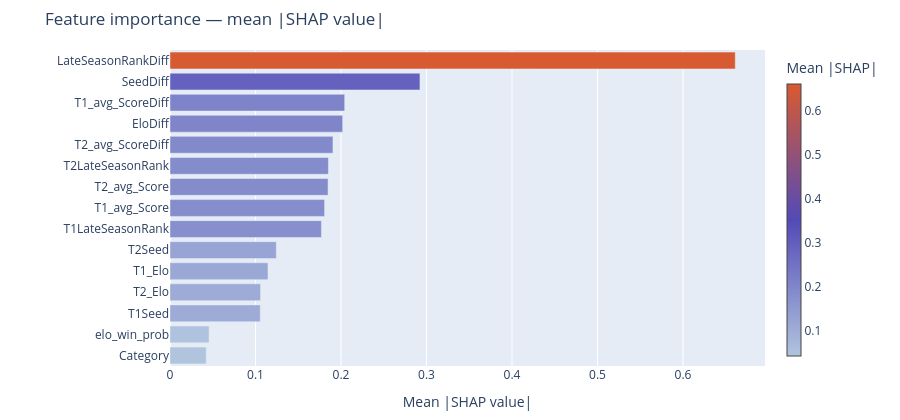
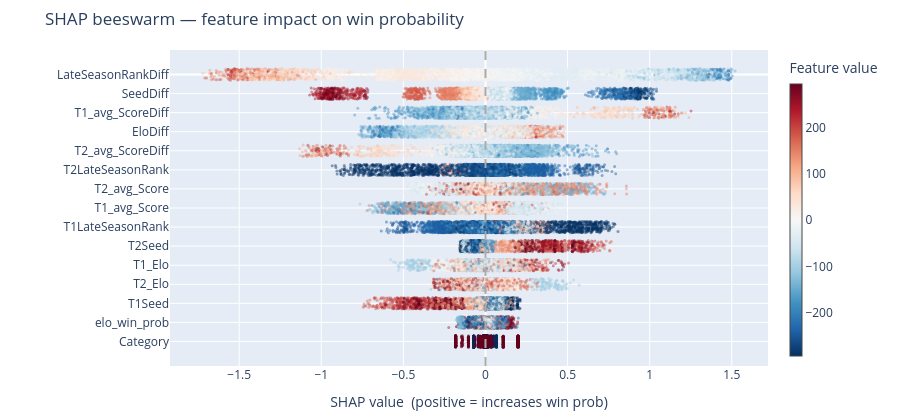
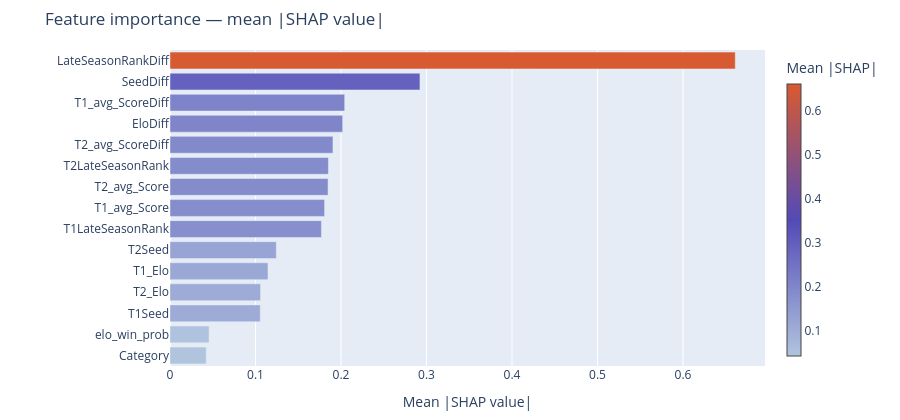

These figures' notebook cell, in order:
### Markdown cell above
### Feature importance with Shapely values?

**NOTE FOR SHARIQ, YOU MIGHT INVESTIGATE THIS**

### Code cell
# ═══════════════════════════════════════════════════════════════════════════
# HOOK 3 — FEATURE INSPECTOR  (answers the NOTE FOR SHARIQ: SHAP values)
# Appended at the end of the notebook.
# Requires: final_model (XGBClassifier), X_train, minimal_raw_features
# ═══════════════════════════════════════════════════════════════════════════

try:
    import shap
except ImportError:
    import subprocess, sys
    subprocess.check_call([sys.executable, '-m', 'pip', 'install', 'shap', '-q'])
    import shap

print('Computing SHAP values (may take ~10 s)...')
_explainer  = shap.TreeExplainer(final_model)
_shap_vals  = _explainer.shap_values(X_train)        # (n_samples, n_features)
_mean_shap  = np.abs(_shap_vals).mean(axis=0)         # mean |SHAP| per feature
print('Done!')

out_feat = Output()

_FEAT = minimal_raw_features

_slider_topn = widgets.IntSlider(
    value=len(_FEAT), min=3, max=len(_FEAT), step=1,
    description='Top-N:', style={'description_width':'58px'},
    layout=Layout(width='340px'),
)
_toggle_view = widgets.ToggleButtons(
    options=['Bar chart', 'Beeswarm', 'Dependence'],
    description='View:', style={'description_width':'50px', 'button_width':'105px'},
)
_dd_dep = widgets.Dropdown(
    options=_FEAT, value=_FEAT[int(np.argmax(_mean_shap))],
    description='Feature:', style={'description_width':'68px'},
    layout=Layout(width='310px', display='none'),
)

def _plot_features(change=None):
    n    = _slider_topn.value
    view = _toggle_view.value
    order     = np.argsort(_mean_shap)[::-1][:n]
    top_feats = [_FEAT[i] for i in order]
    top_vals  = [_mean_shap[i] for i in order]

    with out_feat:
        clear_output(wait=True)

        if view == 'Bar chart':
            fig = go.Figure(go.Bar(
                x=top_vals[::-1],
                y=top_feats[::-1],
                orientation='h',
                marker=dict(
                    color=top_vals[::-1],
                    colorscale=[[0,'#B0C4DE'],[0.5,'#534AB7'],[1,'#D85A30']],
                    showscale=True,
                    colorbar=dict(title='Mean |SHAP|', thickness=14),
                ),
            ))
            fig.update_layout(
                title='Feature importance — mean |SHAP value|',
                xaxis_title='Mean |SHAP value|',
                height=max(320, n * 28),
                margin=dict(l=170, r=20, t=50, b=40),
            )
            fig.show()

        elif view == 'Beeswarm':
            traces = []
            np.random.seed(42)
            for rank, (feat, idx) in enumerate(zip(top_feats, order)):
                sv = _shap_vals[:, idx]
                fv = X_train[:, idx]
                jitter = np.random.uniform(-0.3, 0.3, len(sv))
                traces.append(go.Scatter(
                    x=sv, y=rank + jitter, mode='markers',
                    marker=dict(
                        size=3, opacity=0.45,
                        color=fv, colorscale='RdBu_r',
                        showscale=(rank == 0),
                        colorbar=dict(title='Feature value', thickness=12, x=1.02),
                    ),
                    name=feat, showlegend=False,
                ))
            fig = go.Figure(traces)
            fig.add_vline(x=0, line_dash='dash', line_color='#aaa')
            fig.update_layout(
                title='SHAP beeswarm — feature impact on win probability',
                xaxis_title='SHAP value  (positive = increases win prob)',
                yaxis=dict(tickvals=list(range(n)), ticktext=top_feats, autorange='reversed'),
                height=max(320, n * 28),
                margin=dict(l=170, r=80, t=50, b=40),
            )
            fig.show()

        else:  # Dependence
            feat = _dd_dep.value
            if feat not in _FEAT:
                return
            idx  = _FEAT.index(feat)
            sv   = _shap_vals[:, idx]
            fv   = X_train[:, idx]
            # auto-detect best interaction feature
            corrs = [
                abs(np.corrcoef(sv, X_train[:, j])[0, 1]) if j != idx else 0
                for j in range(len(_FEAT))
            ]
            int_idx  = int(np.argmax(corrs))
            int_feat = _FEAT[int_idx]
            iv       = X_train[:, int_idx]

            fig = go.Figure(go.Scatter(
                x=fv, y=sv, mode='markers',
                marker=dict(
                    size=4, opacity=0.5,
                    color=iv, colorscale='Plasma',
                    showscale=True,
                    colorbar=dict(title=int_feat, thickness=13),
                ),
            ))
            fig.add_hline(y=0, line_dash='dash', line_color='#aaa')
            fig.update_layout(
                title=f'SHAP dependence: {feat}  (colour = {int_feat})',
                xaxis_title=feat,
                yaxis_title=f'SHAP value for {feat}',
                height=420,
                margin=dict(l=60, r=90, t=60, b=60),
            )
            fig.show()

def _on_view_change(change):
    _dd_dep.layout.display = 'flex' if _toggle_view.value == 'Dependence' else 'none'
    _plot_features()

_slider_topn.observe(_plot_features,   names='value')
_toggle_view.observe(_on_view_change,  names='value')
_dd_dep.observe(_plot_features,        names='value')

display(VBox([
    HTML('<h3 style="margin:0 0 10px">Feature Inspector (SHAP)</h3>'),
    HBox([_toggle_view, _slider_topn]),
    _dd_dep,
    out_feat,
]))
_plot_features()

### Figure 1 — Plotly figure (JSON) as saved in the notebook; plotly's stock layout.template omitted (floating-point values rounded to 4 significant figures)
{"data": [{"marker": {"color": [0.04238, 0.04573, 0.1056, 0.1059, 0.1146, 0.1243, 0.1771, 0.1808, 0.1849, 0.1853, 0.1906, 0.2019, 0.2043, 0.2923, 0.6611], "colorbar": {"thickness": 14, "title": {"text": "Mean |SHAP|"}}, "colorscale": [[0, "#B0C4DE"], [0.5, "#534AB7"], [1, "#D85A30"]], "showscale": true}, "orientation": "h", "type": "bar", "x": [0.04238, 0.04573, 0.1056, 0.1059, 0.1146, 0.1243, 0.1771, 0.1808, 0.1849, 0.1853, 0.1906, 0.2019, 0.2043, 0.2923, 0.6611], "y": ["Category", "elo_win_prob", "T1Seed", "T2_Elo", "T1_Elo", "T2Seed", "T1LateSeasonRank", "T1_avg_Score", "T2_avg_Score", "T2LateSeasonRank", "T2_avg_ScoreDiff", "EloDiff", "T1_avg_ScoreDiff", "SeedDiff", "LateSeasonRankDiff"]}], "layout": {"height": 420, "margin": {"b": 40, "l": 170, "r": 20, "t": 50}, "title": {"text": "Feature importance — mean |SHAP value|"}, "xaxis": {"title": {"text": "Mean |SHAP value|"}}}}

### Figure 2 — Plotly figure (JSON) as saved in the notebook; plotly's stock layout.template omitted (floating-point values rounded to 4 significant figures; data arrays with more than 128 entries replaced by an {"elided": "..."} marker saying what was removed)
{"data": [{"marker": {"color": {"elided": "4552 float values"}, "colorbar": {"thickness": 12, "title": {"text": "Feature value"}, "x": 1.02}, "colorscale": [[0, "rgb(5,48,97)"], [0.1, "rgb(33,102,172)"], [0.2, "rgb(67,147,195)"], [0.3, "rgb(146,197,222)"], [0.4, "rgb(209,229,240)"], [0.5, "rgb(247,247,247)"], [0.6, "rgb(253,219,199)"], [0.7, "rgb(244,165,130)"], [0.8, "rgb(214,96,77)"], [0.9, "rgb(178,24,43)"], [1, "rgb(103,0,31)"]], "opacity": 0.45, "showscale": true, "size": 3}, "mode": "markers", "name": "LateSeasonRankDiff", "showlegend": false, "type": "scatter", "x": {"elided": "4552 float values"}, "y": {"elided": "4552 float values"}}, {"marker": {"color": {"elided": "4552 float values"}, "colorbar": {"thickness": 12, "title": {"text": "Feature value"}, "x": 1.02}, "colorscale": [[0, "rgb(5,48,97)"], [0.1, "rgb(33,102,172)"], [0.2, "rgb(67,147,195)"], [0.3, "rgb(146,197,222)"], [0.4, "rgb(209,229,240)"], [0.5, "rgb(247,247,247)"], [0.6, "rgb(253,219,199)"], [0.7, "rgb(244,165,130)"], [0.8, "rgb(214,96,77)"], [0.9, "rgb(178,24,43)"], [1, "rgb(103,0,31)"]], "opacity": 0.45, "showscale": false, "size": 3}, "mode": "markers", "name": "SeedDiff", "showlegend": false, "type": "scatter", "x": {"elided": "4552 float values"}, "y": {"elided": "4552 float values"}}, {"marker": {"color": {"elided": "4552 float values"}, "colorbar": {"thickness": 12, "title": {"text": "Feature value"}, "x": 1.02}, "colorscale": [[0, "rgb(5,48,97)"], [0.1, "rgb(33,102,172)"], [0.2, "rgb(67,147,195)"], [0.3, "rgb(146,197,222)"], [0.4, "rgb(209,229,240)"], [0.5, "rgb(247,247,247)"], [0.6, "rgb(253,219,199)"], [0.7, "rgb(244,165,130)"], [0.8, "rgb(214,96,77)"], [0.9, "rgb(178,24,43)"], [1, "rgb(103,0,31)"]], "opacity": 0.45, "showscale": false, "size": 3}, "mode": "markers", "name": "T1_avg_ScoreDiff", "showlegend": false, "type": "scatter", "x": {"elided": "4552 float values"}, "y": {"elided": "4552 float values"}}, {"marker": {"color": {"elided": "4552 float values"}, "colorbar": {"thickness": 12, "title": {"text": "Feature value"}, "x": 1.02}, "colorscale": [[0, "rgb(5,48,97)"], [0.1, "rgb(33,102,172)"], [0.2, "rgb(67,147,195)"], [0.3, "rgb(146,197,222)"], [0.4, "rgb(209,229,240)"], [0.5, "rgb(247,247,247)"], [0.6, "rgb(253,219,199)"], [0.7, "rgb(244,165,130)"], [0.8, "rgb(214,96,77)"], [0.9, "rgb(178,24,43)"], [1, "rgb(103,0,31)"]], "opacity": 0.45, "showscale": false, "size": 3}, "mode": "markers", "name": "EloDiff", "showlegend": false, "type": "scatter", "x": {"elided": "4552 float values"}, "y": {"elided": "4552 float values"}}, {"marker": {"color": {"elided": "4552 float values"}, "colorbar": {"thickness": 12, "title": {"text": "Feature value"}, "x": 1.02}, "colorscale": [[0, "rgb(5,48,97)"], [0.1, "rgb(33,102,172)"], [0.2, "rgb(67,147,195)"], [0.3, "rgb(146,197,222)"], [0.4, "rgb(209,229,240)"], [0.5, "rgb(247,247,247)"], [0.6, "rgb(253,219,199)"], [0.7, "rgb(244,165,130)"], [0.8, "rgb(214,96,77)"], [0.9, "rgb(178,24,43)"], [1, "rgb(103,0,31)"]], "opacity": 0.45, "showscale": false, "size": 3}, "mode": "markers", "name": "T2_avg_ScoreDiff", "showlegend": false, "type": "scatter", "x": {"elided": "4552 float values"}, "y": {"elided": "4552 float values"}}, {"marker": {"color": {"elided": "4552 float values"}, "colorbar": {"thickness": 12, "title": {"text": "Feature value"}, "x": 1.02}, "colorscale": [[0, "rgb(5,48,97)"], [0.1, "rgb(33,102,172)"], [0.2, "rgb(67,147,195)"], [0.3, "rgb(146,197,222)"], [0.4, "rgb(209,229,240)"], [0.5, "rgb(247,247,247)"], [0.6, "rgb(253,219,199)"], [0.7, "rgb(244,165,130)"], [0.8, "rgb(214,96,77)"], [0.9, "rgb(178,24,43)"], [1, "rgb(103,0,31)"]], "opacity": 0.45, "showscale": false, "size": 3}, "mode": "markers", "name": "T2LateSeasonRank", "showlegend": false, "type": "scatter", "x": {"elided": "4552 float values"}, "y": {"elided": "4552 float values"}}, {"marker": {"color": {"elided": "4552 float values"}, "colorbar": {"thickness": 12, "title": {"text": "Feature value"}, "x": 1.02}, "colorscale": [[0, "rgb(5,48,97)"], [0.1, "rgb(33,102,172)"], [0.2, "rgb(67,147,195)"], [0.3, "rgb(146,197,222)"], [0.4, "rgb(209,229,240)"], [0.5, "rgb(247,247,247)"], [0.6, "rgb(253,219,199)"], [0.7, "rgb(244,165,130)"], [0.8, "rgb(214,96,77)"], [0.9, "rgb(178,24,43)"], [1, "rgb(103,0,31)"]], "opacity": 0.45, "showscale": false, "size": 3}, "mode": "markers", "name": "T2_avg_Score", "showlegend": false, "type": "scatter", "x": {"elided": "4552 float values"}, "y": {"elided": "4552 float values"}}, {"marker": {"color": {"elided": "4552 float values"}, "colorbar": {"thickness": 12, "title": {"text": "Feature value"}, "x": 1.02}, "colorscale": [[0, "rgb(5,48,97)"], [0.1, "rgb(33,102,172)"], [0.2, "rgb(67,147,195)"], [0.3, "rgb(146,197,222)"], [0.4, "rgb(209,229,240)"], [0.5, "rgb(247,247,247)"], [0.6, "rgb(253,219,199)"], [0.7, "rgb(244,165,130)"], [0.8, "rgb(214,96,77)"], [0.9, "rgb(178,24,43)"], [1, "rgb(103,0,31)"]], "opacity": 0.45, "showscale": false, "size": 3}, "mode": "markers", "name": "T1_avg_Score", "showlegend": false, "type": "scatter", "x": {"elided": "4552 float values"}, "y": {"elided": "4552 float values"}}, {"marker": {"color": {"elided": "4552 float values"}, "colorbar": {"thickness": 12, "title": {"text": "Feature value"}, "x": 1.02}, "colorscale": [[0, "rgb(5,48,97)"], [0.1, "rgb(33,102,172)"], [0.2, "rgb(67,147,195)"], [0.3, "rgb(146,197,222)"], [0.4, "rgb(209,229,240)"], [0.5, "rgb(247,247,247)"], [0.6, "rgb(253,219,199)"], [0.7, "rgb(244,165,130)"], [0.8, "rgb(214,96,77)"], [0.9, "rgb(178,24,43)"], [1, "rgb(103,0,31)"]], "opacity": 0.45, "showscale": false, "size": 3}, "mode": "markers", "name": "T1LateSeasonRank", "showlegend": false, "type": "scatter", "x": {"elided": "4552 float values"}, "y": {"elided": "4552 float values"}}, {"marker": {"color": {"elided": "4552 float values"}, "colorbar": {"thickness": 12, "title": {"text": "Feature value"}, "x": 1.02}, "colorscale": [[0, "rgb(5,48,97)"], [0.1, "rgb(33,102,172)"], [0.2, "rgb(67,147,195)"], [0.3, "rgb(146,197,222)"], [0.4, "rgb(209,229,240)"], [0.5, "rgb(247,247,247)"], [0.6, "rgb(253,219,199)"], [0.7, "rgb(244,165,130)"], [0.8, "rgb(214,96,77)"], [0.9, "rgb(178,24,43)"], [1, "rgb(103,0,31)"]], "opacity": 0.45, "showscale": false, "size": 3}, "mode": "markers", "name": "T2Seed", "showlegend": false, "type": "scatter", "x": {"elided": "4552 float values"}, "y": {"elided": "4552 float values"}}, {"marker": {"color": {"elided": "4552 float values"}, "colorbar": {"thickness": 12, "title": {"text": "Feature value"}, "x": 1.02}, "colorscale": [[0, "rgb(5,48,97)"], [0.1, "rgb(33,102,172)"], [0.2, "rgb(67,147,195)"], [0.3, "rgb(146,197,222)"], [0.4, "rgb(209,229,240)"], [0.5, "rgb(247,247,247)"], [0.6, "rgb(253,219,199)"], [0.7, "rgb(244,165,130)"], [0.8, "rgb(214,96,77)"], [0.9, "rgb(178,24,43)"], [1, "rgb(103,0,31)"]], "opacity": 0.45, "showscale": false, "size": 3}, "mode": "markers", "name": "T1_Elo", "showlegend": false, "type": "scatter", "x": {"elided": "4552 float values"}, "y": {"elided": "4552 float values"}}, {"marker": {"color": {"elided": "4552 float values"}, "colorbar": {"thickness": 12, "title": {"text": "Feature value"}, "x": 1.02}, "colorscale": [[0, "rgb(5,48,97)"], [0.1, "rgb(33,102,172)"], [0.2, "rgb(67,147,195)"], [0.3, "rgb(146,197,222)"], [0.4, "rgb(209,229,240)"], [0.5, "rgb(247,247,247)"], [0.6, "rgb(253,219,199)"], [0.7, "rgb(244,165,130)"], [0.8, "rgb(214,96,77)"], [0.9, "rgb(178,24,43)"], [1, "rgb(103,0,31)"]], "opacity": 0.45, "showscale": false, "size": 3}, "mode": "markers", "name": "T2_Elo", "showlegend": false, "type": "scatter", "x": {"elided": "4552 float values"}, "y": {"elided": "4552 float values"}}, {"marker": {"color": {"elided": "4552 float values"}, "colorbar": {"thickness": 12, "title": {"text": "Feature value"}, "x": 1.02}, "colorscale": [[0, "rgb(5,48,97)"], [0.1, "rgb(33,102,172)"], [0.2, "rgb(67,147,195)"], [0.3, "rgb(146,197,222)"], [0.4, "rgb(209,229,240)"], [0.5, "rgb(247,247,247)"], [0.6, "rgb(253,219,199)"], [0.7, "rgb(244,165,130)"], [0.8, "rgb(214,96,77)"], [0.9, "rgb(178,24,43)"], [1, "rgb(103,0,31)"]], "opacity": 0.45, "showscale": false, "size": 3}, "mode": "markers", "name": "T1Seed", "showlegend": false, "type": "scatter", "x": {"elided": "4552 float values"}, "y": {"elided": "4552 float values"}}, {"marker": {"color": {"elided": "4552 float values"}, "colorbar": {"thickness": 12, "title": {"text": "Feature value"}, "x": 1.02}, "colorscale": [[0, "rgb(5,48,97)"], [0.1, "rgb(33,102,172)"], [0.2, "rgb(67,147,195)"], [0.3, "rgb(146,197,222)"], [0.4, "rgb(209,229,240)"], [0.5, "rgb(247,247,247)"], [0.6, "rgb(253,219,199)"], [0.7, "rgb(244,165,130)"], [0.8, "rgb(214,96,77)"], [0.9, "rgb(178,24,43)"], [1, "rgb(103,0,31)"]], "opacity": 0.45, "showscale": false, "size": 3}, "mode": "markers", "name": "elo_win_prob", "showlegend": false, "type": "scatter", "x": {"elided": "4552 float values"}, "y": {"elided": "4552 float values"}}, {"marker": {"color": {"elided": "4552 float values"}, "colorbar": {"thickness": 12, "title": {"text": "Feature value"}, "x": 1.02}, "colorscale": [[0, "rgb(5,48,97)"], [0.1, "rgb(33,102,172)"], [0.2, "rgb(67,147,195)"], [0.3, "rgb(146,197,222)"], [0.4, "rgb(209,229,240)"], [0.5, "rgb(247,247,247)"], [0.6, "rgb(253,219,199)"], [0.7, "rgb(244,165,130)"], [0.8, "rgb(214,96,77)"], [0.9, "rgb(178,24,43)"], [1, "rgb(103,0,31)"]], "opacity": 0.45, "showscale": false, "size": 3}, "mode": "markers", "name": "Category", "showlegend": false, "type": "scatter", "x": {"elided": "4552 float values"}, "y": {"elided": "4552 float values"}}], "layout": {"height": 420, "margin": {"b": 40, "l": 170, "r": 80, "t": 50}, "shapes": [{"line": {"color": "#aaa", "dash": "dash"}, "type": "line", "x0": 0, "x1": 0, "xref": "x", "y0": 0, "y1": 1, "yref": "y domain"}], "title": {"text": "SHAP beeswarm — feature impact on win probability"}, "xaxis": {"title": {"text": "SHAP value  (positive = increases win prob)"}}, "yaxis": {"autorange": "reversed", "ticktext": ["LateSeasonRankDiff", "SeedDiff", "T1_avg_ScoreDiff", "EloDiff", "T2_avg_ScoreDiff", "T2LateSeasonRank", "T2_avg_Score", "T1_avg_Score", "T1LateSeasonRank", "T2Seed", "T1_Elo", "T2_Elo", "T1Seed", "elo_win_prob", "Category"], "tickvals": [0, 1, 2, 3, 4, 5, 6, 7, 8, 9, 10, 11, 12, 13, 14]}}}

### Figure 3 — Plotly figure (JSON) as saved in the notebook; plotly's stock layout.template omitted (floating-point values rounded to 4 significant figures)
{"data": [{"marker": {"color": [0.04238, 0.04573, 0.1056, 0.1059, 0.1146, 0.1243, 0.1771, 0.1808, 0.1849, 0.1853, 0.1906, 0.2019, 0.2043, 0.2923, 0.6611], "colorbar": {"thickness": 14, "title": {"text": "Mean |SHAP|"}}, "colorscale": [[0, "#B0C4DE"], [0.5, "#534AB7"], [1, "#D85A30"]], "showscale": true}, "orientation": "h", "type": "bar", "x": [0.04238, 0.04573, 0.1056, 0.1059, 0.1146, 0.1243, 0.1771, 0.1808, 0.1849, 0.1853, 0.1906, 0.2019, 0.2043, 0.2923, 0.6611], "y": ["Category", "elo_win_prob", "T1Seed", "T2_Elo", "T1_Elo", "T2Seed", "T1LateSeasonRank", "T1_avg_Score", "T2_avg_Score", "T2LateSeasonRank", "T2_avg_ScoreDiff", "EloDiff", "T1_avg_ScoreDiff", "SeedDiff", "LateSeasonRankDiff"]}], "layout": {"height": 420, "margin": {"b": 40, "l": 170, "r": 20, "t": 50}, "title": {"text": "Feature importance — mean |SHAP value|"}, "xaxis": {"title": {"text": "Mean |SHAP value|"}}}}
